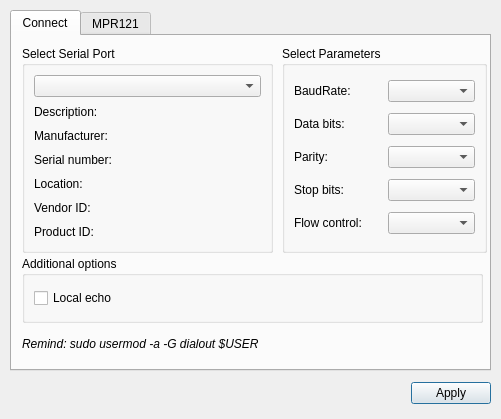
<?xml version="1.0" encoding="UTF-8"?>
<ui version="4.0">
 <class>SettingDialog</class>
 <widget class="QDialog" name="SettingDialog">
  <property name="geometry">
   <rect>
    <x>0</x>
    <y>0</y>
    <width>501</width>
    <height>419</height>
   </rect>
  </property>
  <property name="windowTitle">
   <string>Dialog</string>
  </property>
  <widget class="QTabWidget" name="SettingTab">
   <property name="geometry">
    <rect>
     <x>10</x>
     <y>10</y>
     <width>481</width>
     <height>361</height>
    </rect>
   </property>
   <property name="currentIndex">
    <number>0</number>
   </property>
   <widget class="QWidget" name="ConnectTab">
    <attribute name="title">
     <string>Connect</string>
    </attribute>
    <widget class="QGroupBox" name="selectBox">
     <property name="geometry">
      <rect>
       <x>10</x>
       <y>10</y>
       <width>251</width>
       <height>207</height>
      </rect>
     </property>
     <property name="title">
      <string>Select Serial Port</string>
     </property>
     <layout class="QGridLayout" name="gridLayout">
      <item row="0" column="0">
       <widget class="QComboBox" name="portInfoComboBox"/>
      </item>
      <item row="1" column="0">
       <widget class="QLabel" name="portDescriptionLabel">
        <property name="text">
         <string>Description:</string>
        </property>
       </widget>
      </item>
      <item row="2" column="0">
       <widget class="QLabel" name="portManufacturerLabel">
        <property name="text">
         <string>Manufacturer:</string>
        </property>
       </widget>
      </item>
      <item row="3" column="0">
       <widget class="QLabel" name="portSerialNumberLabel">
        <property name="text">
         <string>Serial number:</string>
        </property>
       </widget>
      </item>
      <item row="4" column="0">
       <widget class="QLabel" name="portLocationLabel">
        <property name="text">
         <string>Location:</string>
        </property>
       </widget>
      </item>
      <item row="5" column="0">
       <widget class="QLabel" name="portVendorIdentifierLabel">
        <property name="text">
         <string>Vendor ID:</string>
        </property>
       </widget>
      </item>
      <item row="6" column="0">
       <widget class="QLabel" name="portProductIdentifierLabel">
        <property name="text">
         <string>Product ID:</string>
        </property>
       </widget>
      </item>
     </layout>
    </widget>
    <widget class="QGroupBox" name="parametersBox">
     <property name="geometry">
      <rect>
       <x>270</x>
       <y>10</y>
       <width>205</width>
       <height>207</height>
      </rect>
     </property>
     <property name="title">
      <string>Select Parameters</string>
     </property>
     <layout class="QGridLayout" name="gridLayout_2">
      <item row="0" column="0">
       <widget class="QLabel" name="baudRateLabel">
        <property name="text">
         <string>BaudRate:</string>
        </property>
       </widget>
      </item>
      <item row="0" column="1">
       <widget class="QComboBox" name="baudRateBox"/>
      </item>
      <item row="1" column="0">
       <widget class="QLabel" name="dataBitsLabel">
        <property name="text">
         <string>Data bits:</string>
        </property>
       </widget>
      </item>
      <item row="1" column="1">
       <widget class="QComboBox" name="dataBitsBox"/>
      </item>
      <item row="2" column="0">
       <widget class="QLabel" name="parityLabel">
        <property name="text">
         <string>Parity:</string>
        </property>
       </widget>
      </item>
      <item row="2" column="1">
       <widget class="QComboBox" name="parityBox"/>
      </item>
      <item row="3" column="0">
       <widget class="QLabel" name="stopBitsLabel">
        <property name="text">
         <string>Stop bits:</string>
        </property>
       </widget>
      </item>
      <item row="3" column="1">
       <widget class="QComboBox" name="stopBitsBox"/>
      </item>
      <item row="4" column="0">
       <widget class="QLabel" name="flowControlLabel">
        <property name="text">
         <string>Flow control:</string>
        </property>
       </widget>
      </item>
      <item row="4" column="1">
       <widget class="QComboBox" name="flowControlBox"/>
      </item>
     </layout>
    </widget>
    <widget class="QGroupBox" name="additionalOptionsGroupBox">
     <property name="geometry">
      <rect>
       <x>10</x>
       <y>220</y>
       <width>461</width>
       <height>67</height>
      </rect>
     </property>
     <property name="title">
      <string>Additional options</string>
     </property>
     <layout class="QVBoxLayout" name="verticalLayout">
      <item>
       <widget class="QCheckBox" name="localEchoCheckBox">
        <property name="enabled">
         <bool>true</bool>
        </property>
        <property name="text">
         <string>Local echo</string>
        </property>
        <property name="checked">
         <bool>false</bool>
        </property>
       </widget>
      </item>
     </layout>
    </widget>
    <widget class="QLabel" name="label">
     <property name="geometry">
      <rect>
       <x>10</x>
       <y>300</y>
       <width>356</width>
       <height>15</height>
      </rect>
     </property>
     <property name="font">
      <font>
       <pointsize>9</pointsize>
       <italic>true</italic>
      </font>
     </property>
     <property name="text">
      <string>Remind: sudo usermod -a -G dialout $USER</string>
     </property>
    </widget>
   </widget>
   <widget class="QWidget" name="MPR121SettingTab">
    <attribute name="title">
     <string>MPR121</string>
    </attribute>
   </widget>
  </widget>
  <widget class="QWidget" name="layoutWidget">
   <property name="geometry">
    <rect>
     <x>10</x>
     <y>380</y>
     <width>481</width>
     <height>27</height>
    </rect>
   </property>
   <layout class="QHBoxLayout" name="horizontalLayout">
    <item>
     <spacer name="horizontalSpacer_2">
      <property name="orientation">
       <enum>Qt::Horizontal</enum>
      </property>
      <property name="sizeHint" stdset="0">
       <size>
        <width>96</width>
        <height>20</height>
       </size>
      </property>
     </spacer>
    </item>
    <item>
     <widget class="QPushButton" name="applyButton">
      <property name="text">
       <string>Apply</string>
      </property>
     </widget>
    </item>
   </layout>
  </widget>
 </widget>
 <resources/>
 <connections/>
</ui>
